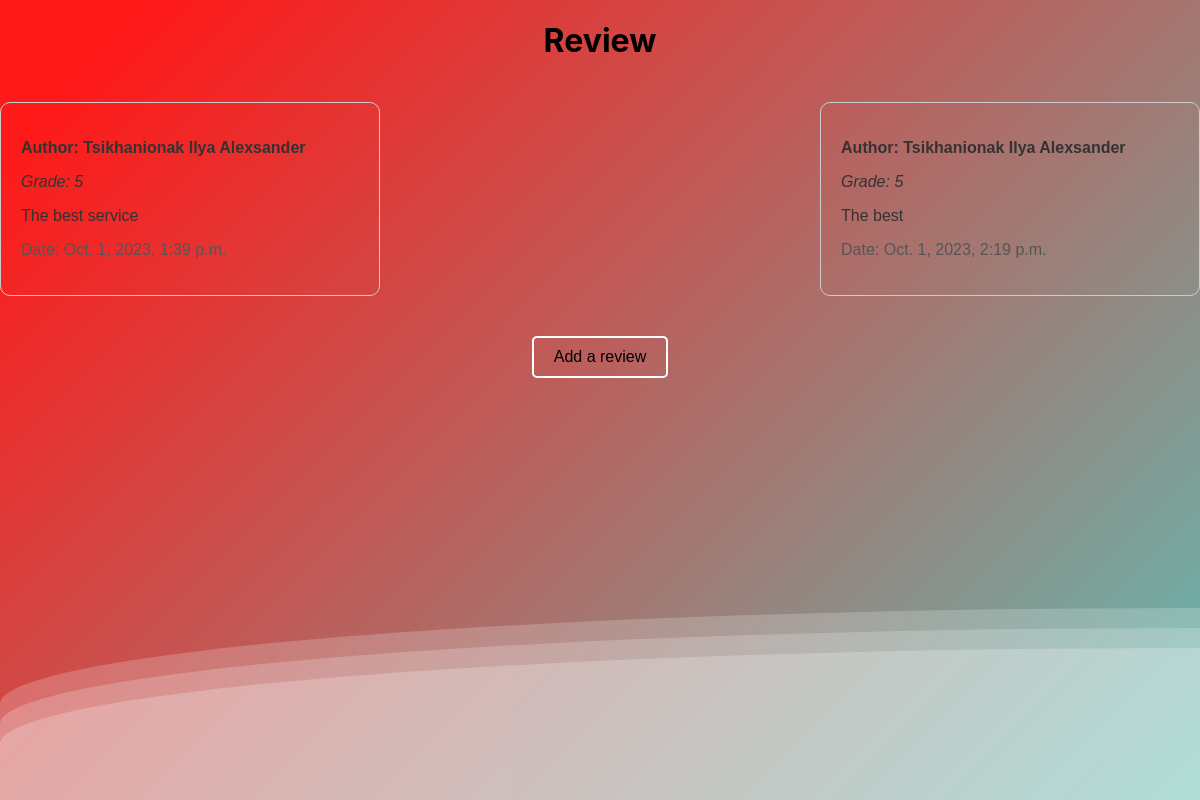
The app's page /review/, older data.
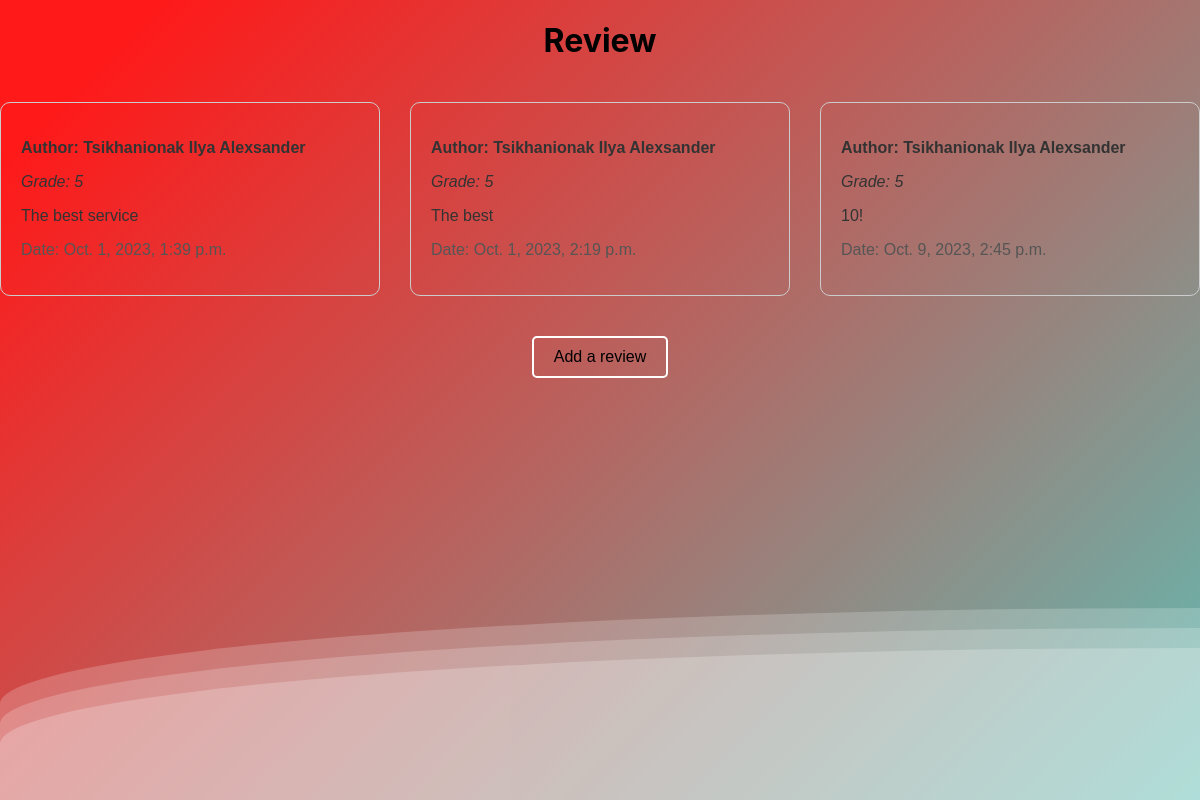
The same page, newer data.
### review/models.py (models this page shows, shortened)
class Review(models.Model):
    author = models.ForeignKey(Client, on_delete=models.CASCADE)
    rating = models.PositiveIntegerField(default=5, validators=[MinValueValidator(1), MaxValueValidator(5)])
    text = models.TextField()
    date = models.DateTimeField(auto_now_add=True)

### EstateAgency/models.py (models this page shows)
class Client(AbstractUser):
    first_name = models.CharField(max_length=100)
    last_name = models.CharField(max_length=100)
    patronymic = models.CharField(max_length=100)
    birth_date = models.DateField()
    phone_number = models.CharField(max_length=20)
    def __str__(self):
        return f"{self.last_name} {self.first_name} {self.patronymic}"

### review/views.py (the view)
# urls.py: path('', views.review_list, name='home'),
def review_list(request):
    reviews = Review.objects.all()
    context = {'reviews': reviews}
    return render(request, 'review.html', context)

### review/templates/review.html (shortened to what this page needs)
<!DOCTYPE html>
<html>
<head>
    <link rel="stylesheet" type="text/css" href="/static/css/review.css">
</head>
<body>
    <div>
        <div class="wave"></div>
        <div class="wave"></div>
        <div class="wave"></div>
    </div>
    <h1 class="review-title">Review</h1>
    <ul class="review-container">
        {% for review in reviews %}
        <li class="review-item" itemscope itemtype="http://schema.org/Review">
            <p class="review-author" itemprop="author">Author: {{ review.author }}</p>
            <p class="review-rating" itemprop="reviewRating" itemscope itemtype="http://schema.org/Rating">
                Grade: <span class="rating-value" itemprop="ratingValue">{{ review.rating }}</span>
            </p>
            <p class "review-text" itemprop="reviewBody">{{ review.text }}</p>
            <p class="review-date" itemprop="datePublished">Date: {{ review.date }}</p>
        </li>
        {% endfor %}
    </ul>
    {% if user.is_authenticated %}
    <label class="add-review-label" onclick="window.location.href='{% url 'profile_user:profile' %}';">Add a review</label>
    {% else %}
    <label class="add-review-label" onclick="window.location.href='{% url 'auth_user:register' %}';">Add a review</label>
    {% endif %}
</body>
</html>

Row changes from the older to the newer data that the page shows:
added Review: author "Tsikhanionak Ilya Alexsander", rating "5", text "10!", date "Oct. 9, 2023, 2:45 p.m."
